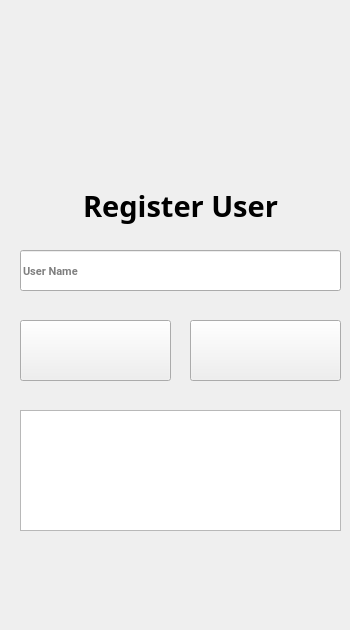
            <widget class="QWidget" name="userTab">
             <attribute name="icon">
              <iconset>
               <normaloff>../rsc/icons/black_icons/userAlt.svg</normaloff>../rsc/icons/black_icons/userAlt.svg</iconset>
             </attribute>
             <attribute name="title">
              <string/>
             </attribute>
             <widget class="QListWidget" name="listUser">
              <property name="geometry">
               <rect>
                <x>20</x>
                <y>410</y>
                <width>321</width>
                <height>121</height>
               </rect>
              </property>
              <property name="font">
               <font>
                <family>Roboto</family>
                <pointsize>14</pointsize>
                <weight>75</weight>
                <bold>true</bold>
                <stylestrategy>PreferAntialias</stylestrategy>
               </font>
              </property>
              <property name="verticalScrollBarPolicy">
               <enum>Qt::ScrollBarAlwaysOff</enum>
              </property>
              <property name="horizontalScrollBarPolicy">
               <enum>Qt::ScrollBarAlwaysOff</enum>
              </property>
             </widget>
             <widget class="QLabel" name="label_3">
              <property name="geometry">
               <rect>
                <x>20</x>
                <y>180</y>
                <width>321</width>
                <height>51</height>
               </rect>
              </property>
              <property name="font">
               <font>
                <family>Poppins</family>
                <pointsize>22</pointsize>
                <weight>75</weight>
                <bold>true</bold>
                <stylestrategy>PreferAntialias</stylestrategy>
               </font>
              </property>
              <property name="text">
               <string>Register User</string>
              </property>
              <property name="alignment">
               <set>Qt::AlignCenter</set>
              </property>
             </widget>
             <widget class="QLineEdit" name="registerUserLineEdit">
              <property name="geometry">
               <rect>
                <x>20</x>
                <y>250</y>
                <width>321</width>
                <height>41</height>
               </rect>
              </property>
              <property name="font">
               <font>
                <family>Roboto</family>
                <pointsize>8</pointsize>
                <weight>75</weight>
                <bold>true</bold>
                <stylestrategy>PreferAntialias</stylestrategy>
               </font>
              </property>
              <property name="placeholderText">
               <string>User Name</string>
              </property>
              <property name="clearButtonEnabled">
               <bool>true</bool>
              </property>
             </widget>
             <widget class="QPushButton" name="addUserButton">
              <property name="geometry">
               <rect>
                <x>20</x>
                <y>320</y>
                <width>151</width>
                <height>61</height>
               </rect>
              </property>
              <property name="cursor">
               <cursorShape>PointingHandCursor</cursorShape>
              </property>
              <property name="icon">
               <iconset>
                <normaloff>../rsc/icons/black_icons/add_black_24dp.svg</normaloff>../rsc/icons/black_icons/add_black_24dp.svg</iconset>
              </property>
              <property name="iconSize">
               <size>
                <width>40</width>
                <height>40</height>
               </size>
              </property>
             </widget>
             <widget class="QPushButton" name="deleteUserButton">
              <property name="geometry">
               <rect>
                <x>190</x>
                <y>320</y>
                <width>151</width>
                <height>61</height>
               </rect>
              </property>
              <property name="cursor">
               <cursorShape>PointingHandCursor</cursorShape>
              </property>
              <property name="icon">
               <iconset>
                <normaloff>../rsc/icons/black_icons/delete_black_24dp.svg</normaloff>../rsc/icons/black_icons/delete_black_24dp.svg</iconset>
              </property>
              <property name="iconSize">
               <size>
                <width>40</width>
                <height>40</height>
               </size>
              </property>
             </widget>
             <widget class="QLabel" name="feedBackUsers">
              <property name="geometry">
               <rect>
                <x>20</x>
                <y>550</y>
                <width>321</width>
                <height>71</height>
               </rect>
              </property>
              <property name="font">
               <font>
                <family>Poppins</family>
                <pointsize>14</pointsize>
                <weight>50</weight>
                <bold>false</bold>
                <stylestrategy>PreferAntialias</stylestrategy>
               </font>
              </property>
              <property name="text">
               <string/>
              </property>
              <property name="alignment">
               <set>Qt::AlignCenter</set>
              </property>
              <property name="wordWrap">
               <bool>true</bool>
              </property>
             </widget>
            </widget>
